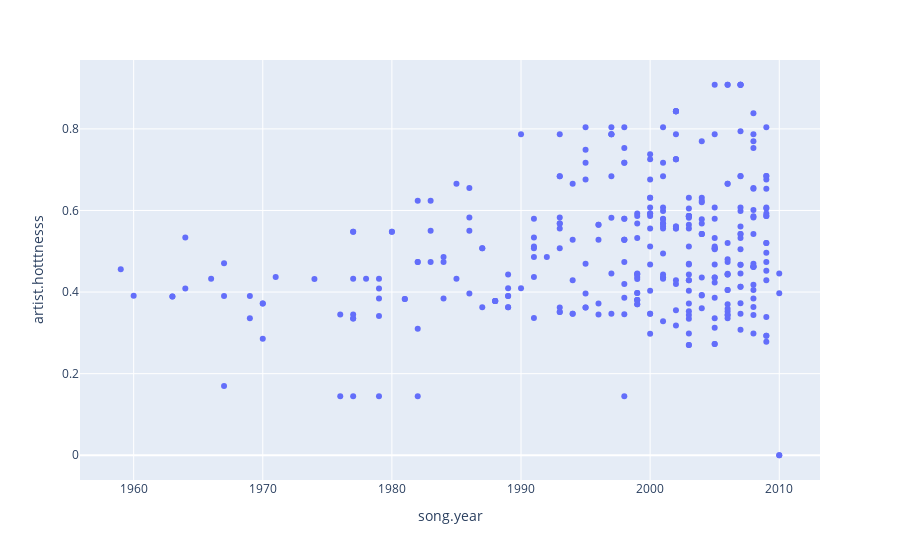

Source (notebook cell):
### Code cell
# let's see how pop changes over time?

(px.scatter
 (data[data['simplified_genre'] == 'pop'], 
  y = 'artist.hotttnesss', 
  x = 'song.year'))

### Figure 1 — Plotly figure (JSON) as saved in the notebook; plotly's stock layout.template omitted (floating-point values rounded to 4 significant figures; data arrays with more than 128 entries replaced by an {"elided": "..."} marker saying what was removed)
{"data": [{"hovertemplate": "song.year=%{x}<br>artist.hotttnesss=%{y}<extra></extra>", "legendgroup": "", "marker": {"color": "#636efa", "symbol": "circle"}, "mode": "markers", "name": "", "orientation": "v", "showlegend": false, "type": "scatter", "x": {"elided": "334 int values"}, "xaxis": "x", "y": {"elided": "334 float values"}, "yaxis": "y"}], "layout": {"autosize": true, "legend": {"tracegroupgap": 0}, "margin": {"t": 60}, "xaxis": {"anchor": "y", "autorange": true, "domain": [0, 1], "range": [1956.0, 2013.0], "title": {"text": "song.year"}, "type": "linear"}, "yaxis": {"anchor": "x", "autorange": true, "domain": [0, 1], "range": [-0.07032, 0.9785], "title": {"text": "artist.hotttnesss"}, "type": "linear"}}}
